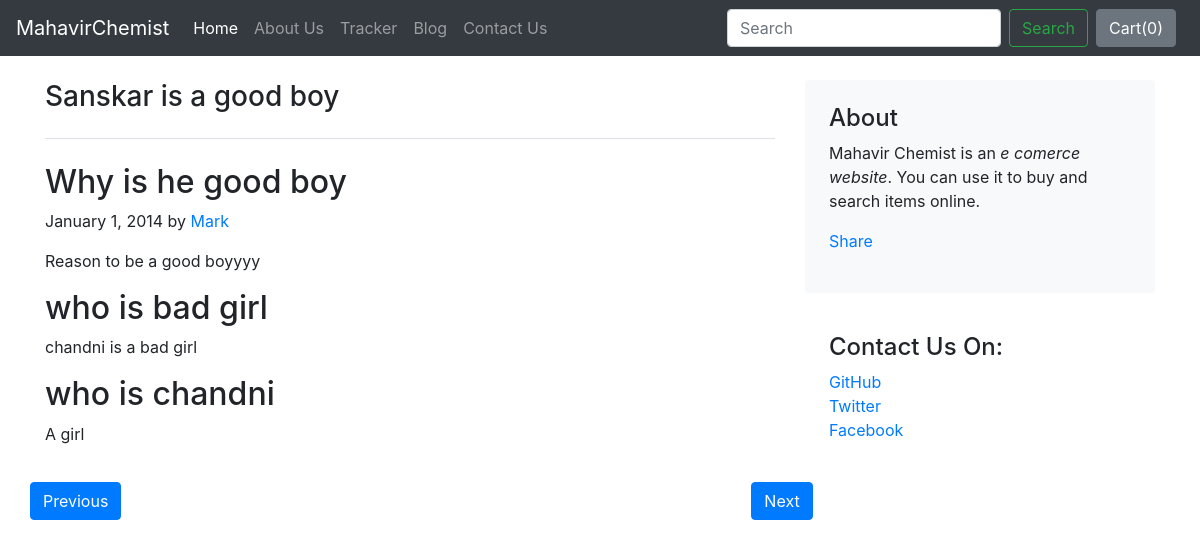
The page /blog/blogpost/1 on the database its author committed.
### blog/models.py (models this page shows, shortened)
class Blogpost(models.Model):
    post_id = models.AutoField(primary_key=True)
    title = models.CharField(max_length=50)
    head0 = models.CharField(max_length=500, default="")
    chead0 = models.CharField(max_length=5000, default="")
    head1 = models.CharField(max_length=500, default="")
    chead1 = models.CharField(max_length=5000, default="")
    head2 = models.CharField(max_length=500, default="")
    chead2 = models.CharField(max_length=5000, default="")
    pub_date = models.DateField()
    thumbnail = models.ImageField(upload_to="blog/images", default="")

### blog/views.py (the view)
# urls.py: path("blogpost/<int:id>", views.blogpost, name="blogPost"),
def blogpost(request, id):
    post = Blogpost.objects.filter(post_id = id)[0]
    return render(request, 'blog/blogpost.html',{'post':post})

### blog/templates/blog/blogpost.html (shortened to what this page needs)
{% extends 'blog/basic.html' %}
{% block body %}
<div class="container">
    <div class="row mt-4">
        <div class="col-md-8">
            <h3 class="pb-4 mb-4 fst-italic border-bottom">
                {{post.title}}
            </h3>
            <article class="blog-post">
                <h2 class="blog-post-title">{{post.head0}}</h2>
                <p class="blog-post-meta">January 1, 2014 by <a href="#">Mark</a></p>
                <p>{{post.chead0}}</p>
                <h2>{{post.head1}}</h2>
                <p>{{post.chead1}}</p>
                <h2>{{post.head2}}</h2>
                <p>{{post.chead2}}</p>
            </article>
        </div>
        <div class="col-md-4">
            <div class="p-4 mb-3 bg-light rounded">
                <h4 class="fst-italic">About</h4>
                <p class="mb-0">Mahavir Chemist is an <em>e comerce website</em>. You can use it to buy and search items online.</p>
                <div class="fb-share-button my-3" data-href="http://127.0.0.1:8000/blog/blogpost/{{post.post_id}}" data-layout="button_count" data-size="large"><a target="_blank" href="https://www.facebook.com/sharer/sharer.php?u=http%3A%2F%2F127.0.0.1%3A8000%2Fblog%2Fblogpost%2F1&amp;src=sdkpreparse" class="fb-xfbml-parse-ignore">Share</a></div>            </div>
            <div class="p-4">
                <h4 class="fst-italic">Contact Us On: </h4>
                <ol class="list-unstyled">
                    <li><a href="#">GitHub</a></li>
                    <li><a href="#">Twitter</a></li>
                    <li><a href="#">Facebook</a></li>
                </ol>
            </div>
        </div>
    </div>
    <div class="row">
        <a href="1"><button type="button" class="btn btn-primary" id="prev">Previous</button></a>
        <a href=2><button type="button" class="btn btn-primary" style="margin-left:630px">Next</button></a>
    </div>
</div>
{% endblock body%}

### rows shown on the page
Blogpost: title "Sanskar is a good boy", head0 "Why is he good boy", chead0 "Reason to be a good boyyyy", head1 "who is bad girl", chead1 "chandni is a bad girl", head2 "who is chandni", chead2 "A girl"
